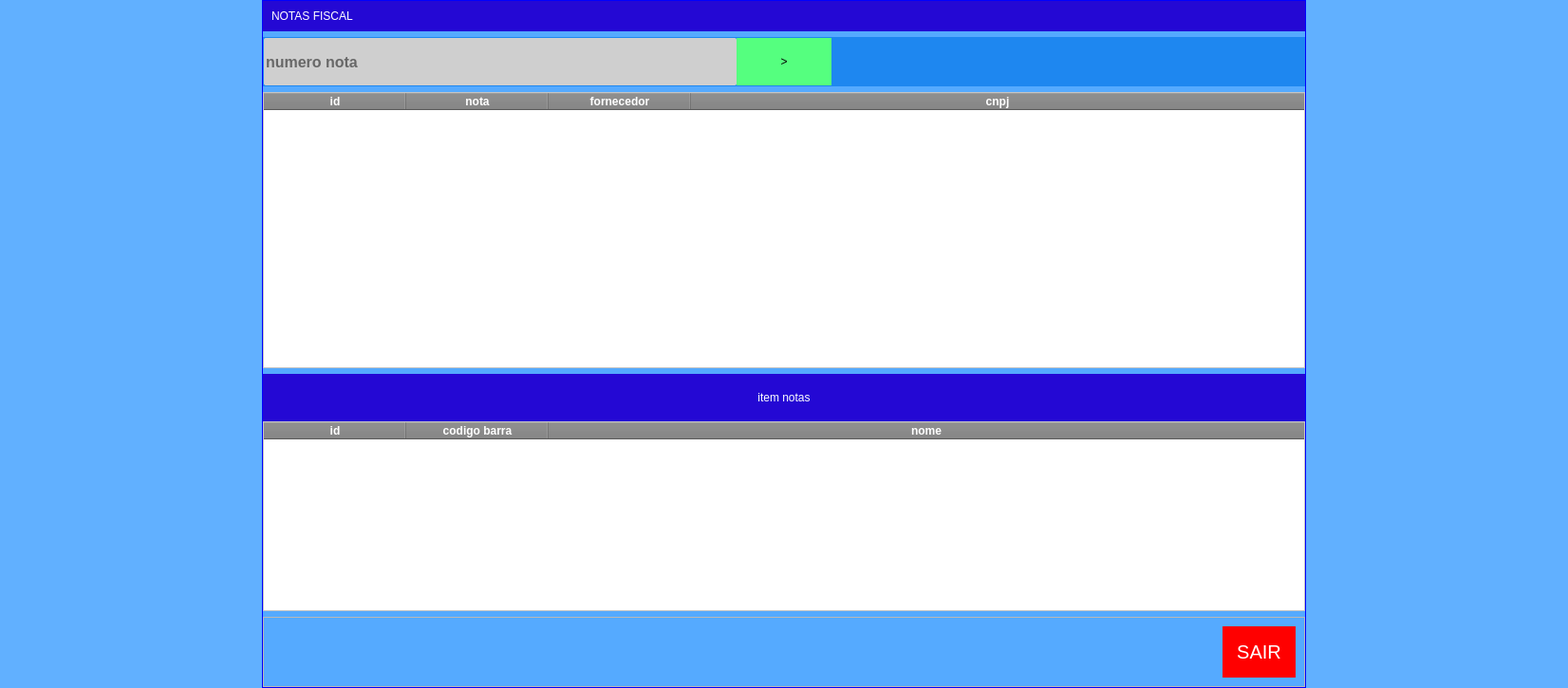
<?xml version="1.0" encoding="UTF-8"?>
<ui version="4.0">
 <class>FormNotasEntrada</class>
 <widget class="QWidget" name="FormNotasEntrada">
  <property name="windowModality">
   <enum>Qt::ApplicationModal</enum>
  </property>
  <property name="geometry">
   <rect>
    <x>0</x>
    <y>0</y>
    <width>1652</width>
    <height>725</height>
   </rect>
  </property>
  <property name="windowTitle">
   <string>NOTAS</string>
  </property>
  <property name="styleSheet">
   <string notr="true">

QWidget#FormNotasEntrada{
text-transform: uppercase;
	background-color: rgb(85, 170, 255,150);
}</string>
  </property>
  <layout class="QVBoxLayout" name="verticalLayout_3">
   <property name="spacing">
    <number>0</number>
   </property>
   <property name="leftMargin">
    <number>0</number>
   </property>
   <property name="topMargin">
    <number>0</number>
   </property>
   <property name="rightMargin">
    <number>0</number>
   </property>
   <property name="bottomMargin">
    <number>0</number>
   </property>
   <item>
    <widget class="QWidget" name="widget_2" native="true">
     <property name="styleSheet">
      <string notr="true">QWidget#widget_2{
	background-color: rgb(85, 170, 255,150);
}</string>
     </property>
     <layout class="QHBoxLayout" name="horizontalLayout_2">
      <property name="spacing">
       <number>0</number>
      </property>
      <property name="leftMargin">
       <number>0</number>
      </property>
      <property name="topMargin">
       <number>0</number>
      </property>
      <property name="rightMargin">
       <number>0</number>
      </property>
      <property name="bottomMargin">
       <number>0</number>
      </property>
      <item>
       <spacer name="horizontalSpacer_3">
        <property name="orientation">
         <enum>Qt::Horizontal</enum>
        </property>
        <property name="sizeHint" stdset="0">
         <size>
          <width>40</width>
          <height>20</height>
         </size>
        </property>
       </spacer>
      </item>
      <item>
       <widget class="QWidget" name="widget" native="true">
        <property name="minimumSize">
         <size>
          <width>1100</width>
          <height>0</height>
         </size>
        </property>
        <property name="maximumSize">
         <size>
          <width>1200</width>
          <height>800</height>
         </size>
        </property>
        <property name="styleSheet">
         <string notr="true">QWidget#widget{
text-transform: uppercase;
border:1px solid blue;
	background-color: rgb(85, 170, 255);
}</string>
        </property>
        <layout class="QVBoxLayout" name="verticalLayout">
         <property name="leftMargin">
          <number>1</number>
         </property>
         <property name="topMargin">
          <number>1</number>
         </property>
         <property name="rightMargin">
          <number>1</number>
         </property>
         <property name="bottomMargin">
          <number>1</number>
         </property>
         <item>
          <widget class="QFrame" name="frame_4">
           <property name="font">
            <font>
             <pointsize>24</pointsize>
            </font>
           </property>
           <property name="styleSheet">
            <string notr="true">QFrame#frame_4{
color:red;
border: none;
text-transform: uppercase;
background-color:#2408D4;}

QLabel{color: white;
background-color:transparent;
font: 75 15pt &quot;MS Shell Dlg 2&quot;;
text-transform: uppercase;

}</string>
           </property>
           <property name="frameShape">
            <enum>QFrame::StyledPanel</enum>
           </property>
           <property name="frameShadow">
            <enum>QFrame::Raised</enum>
           </property>
           <layout class="QHBoxLayout" name="horizontalLayout_3">
            <item>
             <widget class="QLabel" name="label">
              <property name="styleSheet">
               <string notr="true"/>
              </property>
              <property name="text">
               <string>NOTAS FISCAL</string>
              </property>
             </widget>
            </item>
           </layout>
          </widget>
         </item>
         <item>
          <widget class="QFrame" name="frame">
           <property name="minimumSize">
            <size>
             <width>0</width>
             <height>0</height>
            </size>
           </property>
           <property name="styleSheet">
            <string notr="true">QFrame{
background: #1E87F0;
border: 1px solid #1E87F0;
}
QLabel{
font-size: 16px;
font-family: &quot;Arial&quot;;
font-weight: bold;
color: white;
border: none
}
QLineEdit{
background: #CFCFCF;
border-radius: 2px;
color: #000;
font-size: 16px;
font-family: &quot;Arial&quot;;
font-weight: bold;
text-transform: uppercase;

}
QLineEdit:Focus {
border: 1px solid red;
	background-color: rgb(255, 255, 255);r
}</string>
           </property>
           <property name="frameShape">
            <enum>QFrame::StyledPanel</enum>
           </property>
           <property name="frameShadow">
            <enum>QFrame::Raised</enum>
           </property>
           <layout class="QHBoxLayout" name="horizontalLayout">
            <property name="spacing">
             <number>0</number>
            </property>
            <property name="leftMargin">
             <number>0</number>
            </property>
            <property name="topMargin">
             <number>0</number>
            </property>
            <property name="rightMargin">
             <number>0</number>
            </property>
            <property name="bottomMargin">
             <number>0</number>
            </property>
            <item>
             <widget class="QLineEdit" name="tx_BuscarNota">
              <property name="minimumSize">
               <size>
                <width>0</width>
                <height>50</height>
               </size>
              </property>
              <property name="maxLength">
               <number>14</number>
              </property>
              <property name="alignment">
               <set>Qt::AlignLeading|Qt::AlignLeft|Qt::AlignVCenter</set>
              </property>
              <property name="placeholderText">
               <string>numero nota</string>
              </property>
             </widget>
            </item>
            <item>
             <widget class="QPushButton" name="bt_BuscarNota">
              <property name="minimumSize">
               <size>
                <width>100</width>
                <height>50</height>
               </size>
              </property>
              <property name="focusPolicy">
               <enum>Qt::NoFocus</enum>
              </property>
              <property name="styleSheet">
               <string notr="true">background-color: rgb(85, 255, 127);
font: 87 20pt &quot;Arial Black&quot;;
border:none;</string>
              </property>
              <property name="text">
               <string>&gt;</string>
              </property>
             </widget>
            </item>
            <item>
             <spacer name="horizontalSpacer_4">
              <property name="orientation">
               <enum>Qt::Horizontal</enum>
              </property>
              <property name="sizeHint" stdset="0">
               <size>
                <width>40</width>
                <height>20</height>
               </size>
              </property>
             </spacer>
            </item>
           </layout>
          </widget>
         </item>
         <item>
          <widget class="QTableWidget" name="tb_WidegNotas">
           <property name="focusPolicy">
            <enum>Qt::NoFocus</enum>
           </property>
           <property name="contextMenuPolicy">
            <enum>Qt::ActionsContextMenu</enum>
           </property>
           <property name="styleSheet">
            <string notr="true">QTableWidget {
  background-color: white;
	font: 12pt &quot;MS Shell Dlg 2&quot;;
text-transform: uppercase;
}

QTableWidget QHeaderView::section {
  background-color: gray;
  color: white;
  font-weight: bold;
text-transform: uppercase;
}

QTableWidget::item {
  border: 0px solid black;
border-bottom:1px solid;

}

QTableWidget::item:selected {
  background-color: blue;
  color: white;
}</string>
           </property>
           <property name="editTriggers">
            <set>QAbstractItemView::NoEditTriggers</set>
           </property>
           <property name="tabKeyNavigation">
            <bool>false</bool>
           </property>
           <property name="showDropIndicator" stdset="0">
            <bool>false</bool>
           </property>
           <property name="dragDropOverwriteMode">
            <bool>false</bool>
           </property>
           <property name="alternatingRowColors">
            <bool>true</bool>
           </property>
           <property name="selectionBehavior">
            <enum>QAbstractItemView::SelectRows</enum>
           </property>
           <attribute name="horizontalHeaderDefaultSectionSize">
            <number>150</number>
           </attribute>
           <attribute name="horizontalHeaderStretchLastSection">
            <bool>true</bool>
           </attribute>
           <attribute name="verticalHeaderVisible">
            <bool>false</bool>
           </attribute>
           <attribute name="verticalHeaderDefaultSectionSize">
            <number>48</number>
           </attribute>
           <column>
            <property name="text">
             <string>id</string>
            </property>
           </column>
           <column>
            <property name="text">
             <string>nota</string>
            </property>
           </column>
           <column>
            <property name="text">
             <string>fornecedor</string>
            </property>
           </column>
           <column>
            <property name="text">
             <string>cnpj</string>
            </property>
           </column>
          </widget>
         </item>
         <item>
          <widget class="QFrame" name="frame_2">
           <property name="maximumSize">
            <size>
             <width>16777215</width>
             <height>250</height>
            </size>
           </property>
           <property name="styleSheet">
            <string notr="true">QFrame#frame_2{
color:red;
border: none;
text-transform: uppercase;
background-color:#2408D4;}

QLabel{color: white;
background-color:transparent;
font: 75 15pt &quot;MS Shell Dlg 2&quot;;
text-transform: uppercase;

}</string>
           </property>
           <property name="frameShape">
            <enum>QFrame::StyledPanel</enum>
           </property>
           <property name="frameShadow">
            <enum>QFrame::Raised</enum>
           </property>
           <layout class="QVBoxLayout" name="verticalLayout_2">
            <property name="spacing">
             <number>0</number>
            </property>
            <property name="leftMargin">
             <number>0</number>
            </property>
            <property name="topMargin">
             <number>0</number>
            </property>
            <property name="rightMargin">
             <number>0</number>
            </property>
            <property name="bottomMargin">
             <number>0</number>
            </property>
            <item>
             <widget class="QLabel" name="label_2">
              <property name="styleSheet">
               <string notr="true"/>
              </property>
              <property name="text">
               <string>item notas</string>
              </property>
              <property name="alignment">
               <set>Qt::AlignCenter</set>
              </property>
             </widget>
            </item>
            <item>
             <widget class="QTableWidget" name="tab_ProdutoVisualisar">
              <property name="maximumSize">
               <size>
                <width>16777215</width>
                <height>200</height>
               </size>
              </property>
              <property name="contextMenuPolicy">
               <enum>Qt::ActionsContextMenu</enum>
              </property>
              <property name="styleSheet">
               <string notr="true">QTableWidget {
  background-color: white;
	font: 12pt &quot;MS Shell Dlg 2&quot;;
text-transform: uppercase;
}

QTableWidget QHeaderView::section {
  background-color: gray;
  color: white;
  font-weight: bold;
text-transform: uppercase;
}

QTableWidget::item {
  border: 0px solid black;
border-bottom:1px solid;

}

QTableWidget::item:selected {
  background-color: blue;
  color: white;
}</string>
              </property>
              <property name="editTriggers">
               <set>QAbstractItemView::NoEditTriggers</set>
              </property>
              <property name="tabKeyNavigation">
               <bool>false</bool>
              </property>
              <property name="showDropIndicator" stdset="0">
               <bool>false</bool>
              </property>
              <property name="dragDropOverwriteMode">
               <bool>false</bool>
              </property>
              <property name="alternatingRowColors">
               <bool>true</bool>
              </property>
              <property name="selectionBehavior">
               <enum>QAbstractItemView::SelectRows</enum>
              </property>
              <attribute name="horizontalHeaderDefaultSectionSize">
               <number>150</number>
              </attribute>
              <attribute name="horizontalHeaderStretchLastSection">
               <bool>true</bool>
              </attribute>
              <attribute name="verticalHeaderVisible">
               <bool>false</bool>
              </attribute>
              <attribute name="verticalHeaderDefaultSectionSize">
               <number>48</number>
              </attribute>
              <column>
               <property name="text">
                <string>id</string>
               </property>
              </column>
              <column>
               <property name="text">
                <string>codigo barra</string>
               </property>
              </column>
              <column>
               <property name="text">
                <string>nome</string>
               </property>
              </column>
             </widget>
            </item>
           </layout>
          </widget>
         </item>
         <item>
          <widget class="QFrame" name="frame_3">
           <property name="styleSheet">
            <string notr="true">QPushButton{
	text-align:center;
	color:#fff;
	border:0px;
	
	font-size:20px;
	cursor: pointer;
	background-color:red;
padding:15px 15px;
}
QPushButton:hover{
background-color:#3668ff;
}
</string>
           </property>
           <property name="frameShape">
            <enum>QFrame::StyledPanel</enum>
           </property>
           <property name="frameShadow">
            <enum>QFrame::Raised</enum>
           </property>
           <layout class="QHBoxLayout" name="horizontalLayout_4">
            <item>
             <spacer name="horizontalSpacer">
              <property name="orientation">
               <enum>Qt::Horizontal</enum>
              </property>
              <property name="sizeHint" stdset="0">
               <size>
                <width>40</width>
                <height>20</height>
               </size>
              </property>
             </spacer>
            </item>
            <item>
             <widget class="QPushButton" name="bt_Sair">
              <property name="text">
               <string>SAIR</string>
              </property>
             </widget>
            </item>
           </layout>
          </widget>
         </item>
        </layout>
       </widget>
      </item>
      <item>
       <spacer name="horizontalSpacer_2">
        <property name="orientation">
         <enum>Qt::Horizontal</enum>
        </property>
        <property name="sizeHint" stdset="0">
         <size>
          <width>40</width>
          <height>20</height>
         </size>
        </property>
       </spacer>
      </item>
     </layout>
    </widget>
   </item>
  </layout>
  <action name="actionAPAGAR_NOTA">
   <property name="text">
    <string>APAGAR NOTA</string>
   </property>
   <property name="font">
    <font>
     <pointsize>20</pointsize>
    </font>
   </property>
  </action>
  <action name="actionEDITA_NOTA">
   <property name="text">
    <string>EDITA NOTA</string>
   </property>
   <property name="font">
    <font>
     <pointsize>20</pointsize>
    </font>
   </property>
  </action>
 </widget>
 <resources/>
 <connections/>
</ui>
